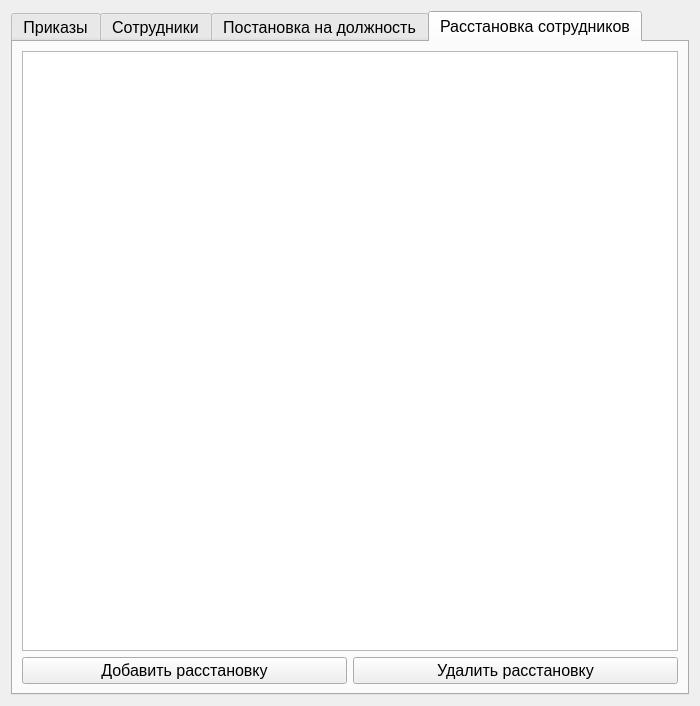
<?xml version="1.0" encoding="UTF-8"?>
<ui version="4.0">
 <class>Form</class>
 <widget class="QWidget" name="Form">
  <property name="geometry">
   <rect>
    <x>0</x>
    <y>0</y>
    <width>700</width>
    <height>706</height>
   </rect>
  </property>
  <property name="sizePolicy">
   <sizepolicy hsizetype="Expanding" vsizetype="Expanding">
    <horstretch>0</horstretch>
    <verstretch>0</verstretch>
   </sizepolicy>
  </property>
  <property name="minimumSize">
   <size>
    <width>700</width>
    <height>500</height>
   </size>
  </property>
  <property name="maximumSize">
   <size>
    <width>1200</width>
    <height>800</height>
   </size>
  </property>
  <property name="windowTitle">
   <string>Form</string>
  </property>
  <layout class="QHBoxLayout" name="horizontalLayout">
   <item>
    <widget class="QTabWidget" name="tabWidget">
     <property name="font">
      <font>
       <pointsize>12</pointsize>
      </font>
     </property>
     <property name="currentIndex">
      <number>3</number>
     </property>
     <property name="iconSize">
      <size>
       <width>25</width>
       <height>25</height>
      </size>
     </property>
     <property name="documentMode">
      <bool>false</bool>
     </property>
     <property name="tabsClosable">
      <bool>false</bool>
     </property>
     <property name="tabBarAutoHide">
      <bool>false</bool>
     </property>
     <widget class="QWidget" name="tab1">
      <attribute name="title">
       <string>Приказы</string>
      </attribute>
      <layout class="QVBoxLayout" name="verticalLayout_3">
       <item>
        <widget class="QGroupBox" name="groupBox">
         <property name="font">
          <font>
           <pointsize>12</pointsize>
          </font>
         </property>
         <property name="title">
          <string>Приказы в базе</string>
         </property>
         <layout class="QVBoxLayout" name="verticalLayout_5">
          <item>
           <layout class="QVBoxLayout" name="verticalLayout_4">
            <item>
             <layout class="QHBoxLayout" name="horizontalLayout_5">
              <item>
               <widget class="QTableView" name="tableView"/>
              </item>
              <item>
               <widget class="QPushButton" name="pushButton_3">
                <property name="text">
                 <string>Удалить приказ</string>
                </property>
               </widget>
              </item>
             </layout>
            </item>
            <item>
             <widget class="QPushButton" name="pushButton_2">
              <property name="text">
               <string>Показать все приказы</string>
              </property>
             </widget>
            </item>
           </layout>
          </item>
         </layout>
        </widget>
       </item>
       <item>
        <widget class="QGroupBox" name="groupBox_2">
         <property name="font">
          <font>
           <pointsize>12</pointsize>
          </font>
         </property>
         <property name="title">
          <string>Внесение приказов</string>
         </property>
         <layout class="QHBoxLayout" name="horizontalLayout_4">
          <item>
           <layout class="QVBoxLayout" name="verticalLayout_2">
            <item>
             <widget class="QRadioButton" name="radioButton">
              <property name="font">
               <font>
                <pointsize>10</pointsize>
               </font>
              </property>
              <property name="text">
               <string>Зачисление сотрудника</string>
              </property>
             </widget>
            </item>
            <item>
             <widget class="QRadioButton" name="radioButton_2">
              <property name="font">
               <font>
                <pointsize>10</pointsize>
               </font>
              </property>
              <property name="text">
               <string>Увольнение сотрудника</string>
              </property>
             </widget>
            </item>
            <item>
             <widget class="QRadioButton" name="radioButton_3">
              <property name="font">
               <font>
                <pointsize>10</pointsize>
               </font>
              </property>
              <property name="text">
               <string>Постановка на должность</string>
              </property>
             </widget>
            </item>
            <item>
             <widget class="QRadioButton" name="radioButton_4">
              <property name="font">
               <font>
                <pointsize>10</pointsize>
               </font>
              </property>
              <property name="text">
               <string>Снятие с должности</string>
              </property>
             </widget>
            </item>
           </layout>
          </item>
          <item>
           <layout class="QVBoxLayout" name="verticalLayout">
            <item>
             <layout class="QHBoxLayout" name="horizontalLayout_2">
              <item>
               <widget class="QLabel" name="label_3">
                <property name="minimumSize">
                 <size>
                  <width>80</width>
                  <height>0</height>
                 </size>
                </property>
                <property name="font">
                 <font>
                  <pointsize>10</pointsize>
                 </font>
                </property>
                <property name="text">
                 <string>№ вносимого приказа</string>
                </property>
               </widget>
              </item>
              <item>
               <widget class="QLineEdit" name="lineEdit_3">
                <property name="enabled">
                 <bool>true</bool>
                </property>
                <property name="sizePolicy">
                 <sizepolicy hsizetype="Expanding" vsizetype="Fixed">
                  <horstretch>0</horstretch>
                  <verstretch>0</verstretch>
                 </sizepolicy>
                </property>
                <property name="maximumSize">
                 <size>
                  <width>1111111</width>
                  <height>25</height>
                 </size>
                </property>
                <property name="placeholderText">
                 <string>Введите номер приказа до 7 символов включительно</string>
                </property>
               </widget>
              </item>
             </layout>
            </item>
            <item>
             <layout class="QHBoxLayout" name="horizontalLayout_3">
              <item>
               <widget class="QLabel" name="label_2">
                <property name="font">
                 <font>
                  <pointsize>10</pointsize>
                 </font>
                </property>
                <property name="text">
                 <string>Фамилия подписавшего</string>
                </property>
               </widget>
              </item>
              <item>
               <widget class="QLineEdit" name="lineEdit_2">
                <property name="sizePolicy">
                 <sizepolicy hsizetype="Expanding" vsizetype="Fixed">
                  <horstretch>0</horstretch>
                  <verstretch>0</verstretch>
                 </sizepolicy>
                </property>
                <property name="maximumSize">
                 <size>
                  <width>10000000</width>
                  <height>25</height>
                 </size>
                </property>
                <property name="placeholderText">
                 <string>Фамилия до 20 символов</string>
                </property>
               </widget>
              </item>
             </layout>
            </item>
            <item>
             <widget class="QPushButton" name="pushButton">
              <property name="text">
               <string>Внести приказ</string>
              </property>
             </widget>
            </item>
           </layout>
          </item>
         </layout>
        </widget>
       </item>
      </layout>
     </widget>
     <widget class="QWidget" name="tab2">
      <attribute name="title">
       <string>Сотрудники</string>
      </attribute>
      <layout class="QVBoxLayout" name="verticalLayout_6">
       <item>
        <widget class="QTableView" name="tableView_2"/>
       </item>
       <item>
        <layout class="QHBoxLayout" name="horizontalLayout_6">
         <item>
          <widget class="QPushButton" name="pushButton_4">
           <property name="text">
            <string>Добавить сотрудника</string>
           </property>
          </widget>
         </item>
         <item>
          <widget class="QPushButton" name="pushButton_5">
           <property name="text">
            <string>Удалить сотрудника</string>
           </property>
          </widget>
         </item>
        </layout>
       </item>
      </layout>
     </widget>
     <widget class="QWidget" name="tab3">
      <attribute name="title">
       <string>Постановка на должность</string>
      </attribute>
      <layout class="QVBoxLayout" name="verticalLayout_7">
       <item>
        <widget class="QTableView" name="tableView_3"/>
       </item>
       <item>
        <layout class="QHBoxLayout" name="horizontalLayout_7">
         <item>
          <widget class="QPushButton" name="pushButton_6">
           <property name="text">
            <string>Поставить на должность</string>
           </property>
          </widget>
         </item>
        </layout>
       </item>
      </layout>
     </widget>
     <widget class="QWidget" name="tab4">
      <attribute name="title">
       <string>Расстановка сотрудников</string>
      </attribute>
      <layout class="QVBoxLayout" name="verticalLayout_8">
       <item>
        <widget class="QTableView" name="tableView_4"/>
       </item>
       <item>
        <layout class="QHBoxLayout" name="horizontalLayout_9">
         <item>
          <widget class="QPushButton" name="pushButton_7">
           <property name="text">
            <string>Добавить расстановку</string>
           </property>
          </widget>
         </item>
         <item>
          <widget class="QPushButton" name="pushButton_8">
           <property name="text">
            <string>Удалить расстановку</string>
           </property>
          </widget>
         </item>
        </layout>
       </item>
      </layout>
     </widget>
    </widget>
   </item>
  </layout>
 </widget>
 <resources/>
 <connections/>
</ui>
